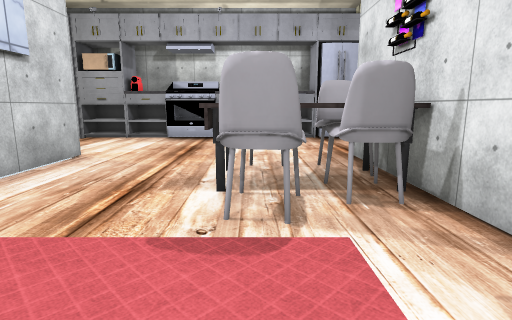
view 1 (above)

15 first-person views from a walk through a scene from a Unity 3-D project. The camera is 1.5 m above the floor, tilts 10° down and sees 80° across. Doors are open. The floor is counted in squares, 1 m on a side. Each view is taken from the middle of a square. On the plan, view 1 faces up. The plan holds only what a view shows up to about 15 squares ahead; the rest is blank. The player character is not drawn. Some surface patterns are stand-ins.

view 2
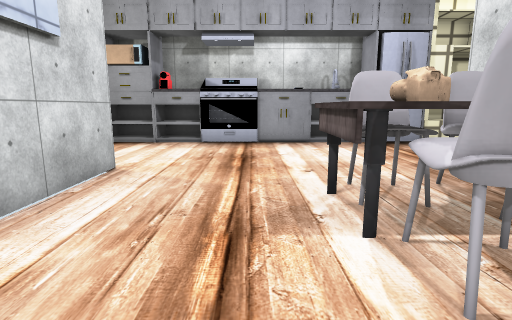

view 3
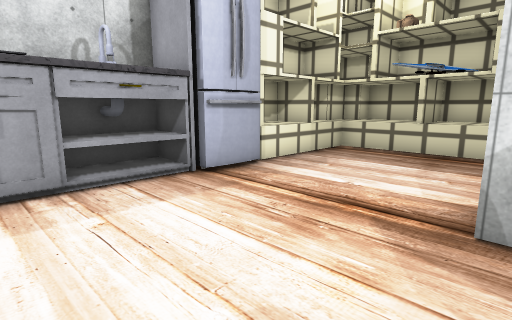

view 4
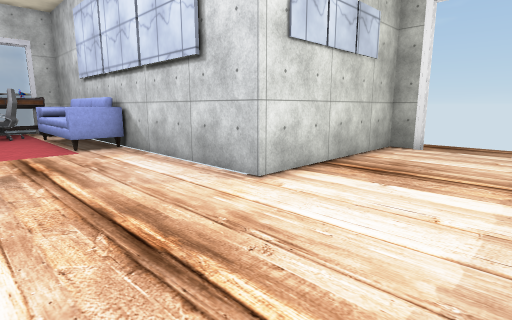

view 5
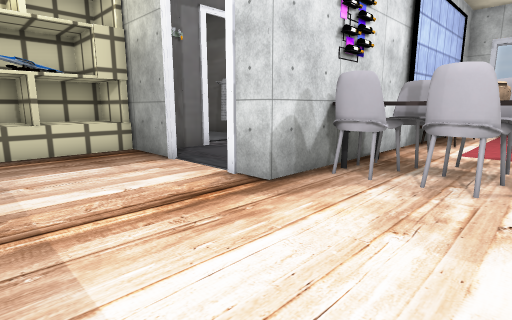

view 6
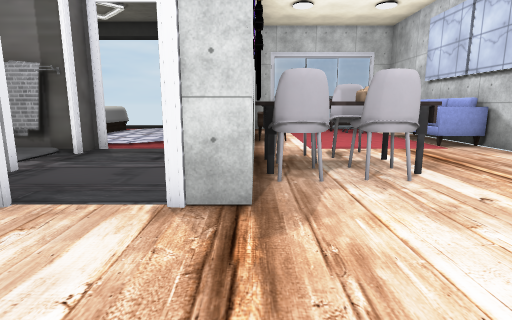

view 7
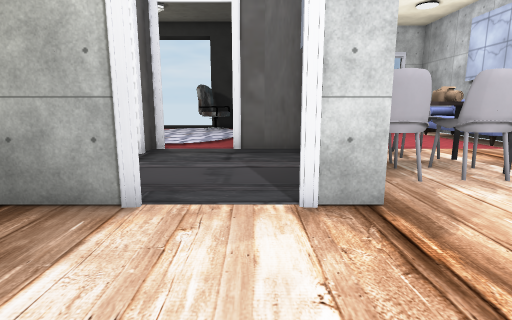

view 8
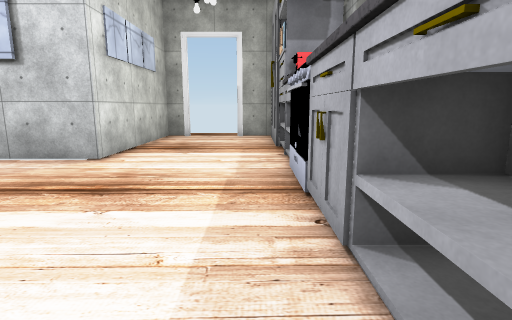

view 9
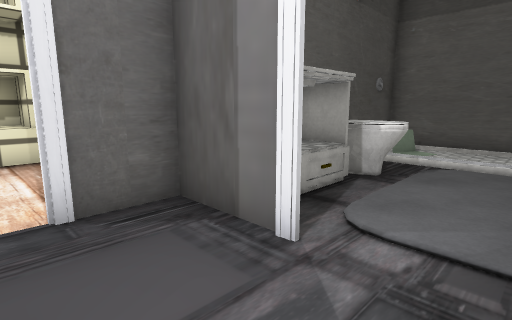

view 10
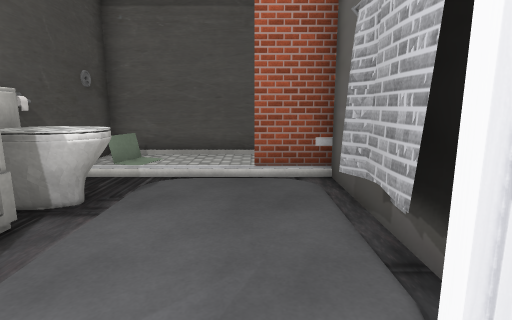

view 11
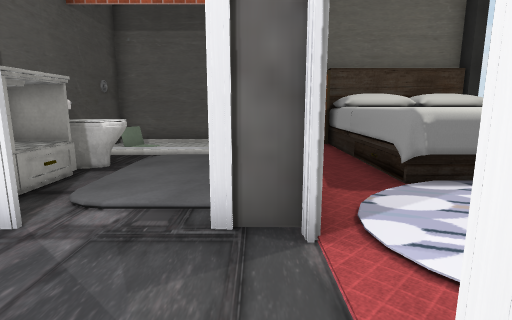

view 12
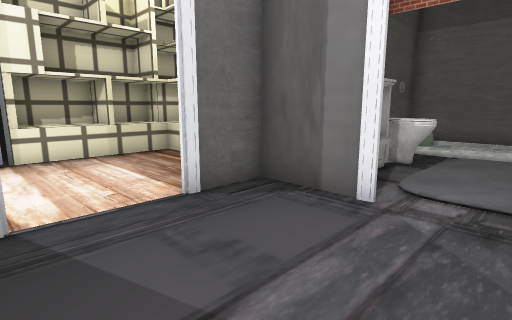

view 13
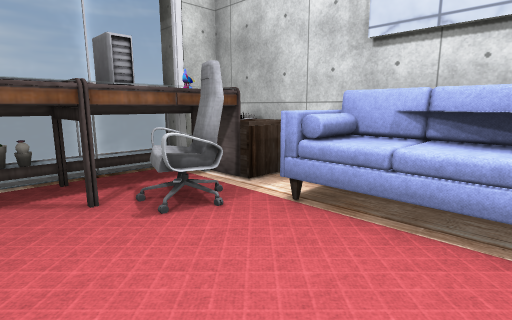

view 14
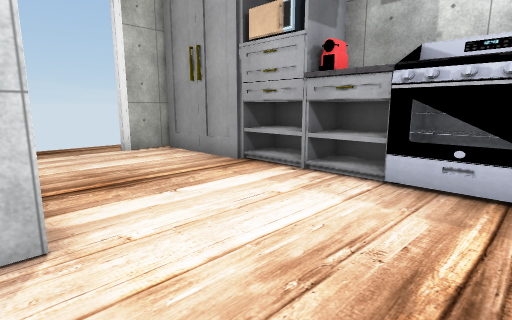

view 15
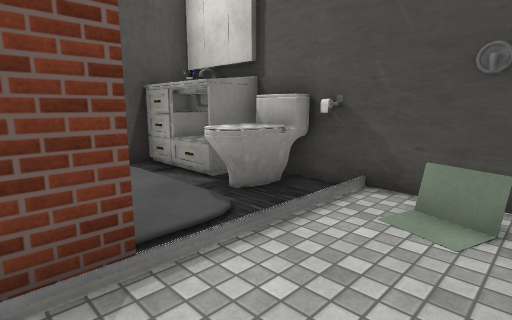

### Floor plan
Key: @ floor where view 1 was taken; # wall or solid block; . floor; D open door; = window, fence, low wall or low ledge; ^ raised ledge; C cabinet; S stove; R drawers; H chair; T table; E shelf; I sink; F sofa; L toilet; A laptop; P pillow; O other object.
Columns run from 14 left of view 1 to 18 right of it. Each row starts with its distance up from view 1.
 17                    ##
 16      ###C#SS  #IICO#EEEEEE
 15   ####RDRDSS#RODDOOCEEEEEE#
 14   #.....................EE#
 13 .DD.....................EE#
 12 .DD.....................EE#
 11 .DD.....................EE#
 10 .##................DD...EE#######
  9   #######........##DD##OO#LLL.A##
  8         #.....HHH#.....RDDLLD...#
  7         #....THHH#.....D...LD...#
  6         #....TT  T.....D....D...#
  5         #....TH#H#.....D....D...#
  4         #.....HH.#.....####.#. .
  3         #FF......###DDD#######RR
  2         #FF......#  ..........RR
  1         #FF.....O#  .....^^^^#P#
  0          FF...@. #  .....^^  P
 -1          FF.....     .... ^  P
 -2         #FF ....             P#
 -3         #..HH...             P
 -4         #T=====              ^
 -5         #T==RRO
 -6         ##====
 -7           ....

Positions as (right, up) in squares from view 1, and headings:
1: (0, 0), facing up
2: (-2, 2), facing up
3: (-1, 9), facing up-right
4: (-1, 14), facing down-left
5: (-1, 14), facing down-right
6: (3, 14), facing down
7: (5, 14), facing down
8: (3, 14), facing left
9: (6, 5), facing up-right
10: (8, 5), facing right
11: (5, 4), facing right
12: (4, 5), facing up-right
13: (0, 1), facing down-left
14: (-2, 9), facing up-left
15: (17, 4), facing up-left
